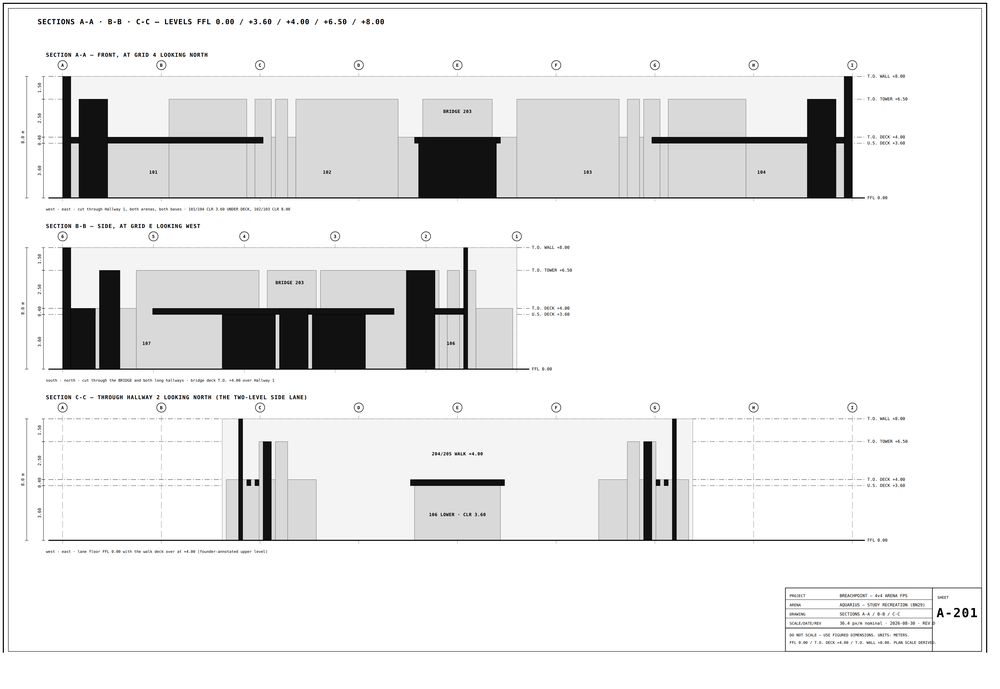
#> input picture breachpoint/docs/design/blueprints/breachpoint_aquarius/A201_sections.png, 1000 x 689 px, shrunk from 4790 x 3300 before the run; its folder holds only this picture in this run
$ python trace_aquarius.py --image ../../docs/design/blueprints/breachpoint_aquarius/A201_sections.png
#> lines starting #> are read from the running program, lines starting #| are printed output that depends on the picture
#!/usr/bin/env python3
"""BN29 — trace the founder-supplied Aquarius top-down into a class grid.

    python3 Tools/blockout/trace_aquarius.py          # emit trace + preview

Reads docs/design/reference/aquarius_thegamescabin.jpg (the article's own
figure source, supplied by the founder 29 Aug — precision channel (a)) and
classifies every pixel into the image's four structural tones + background:

    BLACK (~26)  DARK (~65)  MID (~102)  LIGHT (~150)  BG (blue)

Saturated pixels (the green mirror line, team trim, capsule outlines, logo
text) are resolved to the majority of their neighborhood. The result is
downsampled to a grid (majority vote per cell), cleaned to the largest
connected component (drops the logo/watermark), and written as:

    docs/design/reference/aquarius_trace.json   (the class grid + geometry)
    docs/design/reference/aquarius_trace_preview.png  (for eyeball diff)

The manifest generator consumes the JSON; the preview exists so a human can
hold it against the reference and judge the ONE-TO-ONE claim before any
geometry is built on it.
"""

from __future__ import annotations

import json
from collections import Counter, deque
from pathlib import Path

from PIL import Image

GAME = Path(__file__).resolve().parents[2]
REF = GAME / "docs" / "design" / "reference" / "aquarius_thegamescabin.jpg"
OUT_JSON = GAME / "docs" / "design" / "reference" / "aquarius_trace.json"
OUT_PNG = GAME / "docs" / "design" / "reference" / "aquarius_trace_preview.png"

# v3: the founder supplied PER-FLOOR overheads - trace each from its own image.
import argparse as _argparse

CELL = 4          # px per grid cell
CLASSES = ["bg", "black", "dark", "mid", "light"]
CENTERS = {"black": 26, "dark": 65, "mid": 102, "light": 150}
PREVIEW_COLOR = {"bg": (62, 72, 99), "black": (10, 10, 10), "dark": (70, 70, 70),
                 "mid": (130, 130, 130), "light": (200, 200, 200)}


def classify(px):
    r, g, b = px
    lum = (r + g + b) // 3
    sat = max(r, g, b) - min(r, g, b)
    if b - (r + g) // 2 > 14 and lum < 135:
        return "bg"
    if sat > 40:
        return None          # accent: resolve from neighbors later
    return min(CENTERS, key=lambda c: abs(CENTERS[c] - lum)) if lum < 175 else "light"


def main():
    global REF, OUT_JSON, OUT_PNG
    ap = _argparse.ArgumentParser()
    ap.add_argument("--image", default=str(REF))
    ap.add_argument("--tag", default="")
    a = ap.parse_args()
    REF = Path(a.image)
    if a.tag:
        base = GAME / "docs" / "design" / "reference"
        OUT_JSON = base / ("aquarius_trace_%s.json" % a.tag)
        OUT_PNG = base / ("aquarius_trace_%s_preview.png" % a.tag)
    im = Image.open(REF).convert("RGB")
#> im is the input picture: PIL image 1000x689 RGB; mean R, G, B 231.8, 231.8, 231.8
    W, H = im.size
#> W = 1000; H = 689
    p = im.load()

    cls = [[classify(p[x, y]) for x in range(W)] for y in range(H)]
#> cls = 689 items
    # resolve accents from the neighborhood majority (two passes widen reach)
    for _ in range(2):
        for y in range(H):
            for x in range(W):
                if cls[y][x] is None:
                    votes = Counter()
                    for dy in (-2, -1, 0, 1, 2):
                        for dx in (-2, -1, 0, 1, 2):
                            yy, xx = y + dy, x + dx
                            if 0 <= yy < H and 0 <= xx < W and cls[yy][xx]:
                                votes[cls[yy][xx]] += 1
                    if votes:
                        cls[y][x] = votes.most_common(1)[0][0]
        if all(c is not None for row in cls for c in row):
            break
    for y in range(H):
        for x in range(W):
            if cls[y][x] is None:
                cls[y][x] = "bg"

    gw, gh = W // CELL, H // CELL
#> gw = 250; gh = 172
    grid = [["bg"] * gw for _ in range(gh)]
    for gy in range(gh):
        for gx in range(gw):
            votes = Counter()
            for y in range(gy * CELL, (gy + 1) * CELL):
                for x in range(gx * CELL, (gx + 1) * CELL):
                    votes[cls[y][x]] += 1
            # THIN WALLS SURVIVE: the reference draws interior room borders as
            # ~2 px black lines; a plain majority at 4 px cells erased them and
            # opened phantom cross-map sightlines (iteration 2's validator
            # finding). A cell that is meaningfully black IS a wall.
            if votes["black"] >= 3 and votes["bg"] < 8:
                grid[gy][gx] = "black"
            else:
                grid[gy][gx] = votes.most_common(1)[0][0]
#> after the loop, grid = 172 items

    # largest 4-connected non-bg component (kills the logo and watermark text)
    seen = [[False] * gw for _ in range(gh)]
    best = []
    for sy in range(gh):
        for sx in range(gw):
            if grid[sy][sx] != "bg" and not seen[sy][sx]:
                comp, q = [], deque([(sy, sx)])
                seen[sy][sx] = True
                while q:
                    y, x = q.popleft()
                    comp.append((y, x))
                    for dy, dx in ((1, 0), (-1, 0), (0, 1), (0, -1)):
                        yy, xx = y + dy, x + dx
                        if 0 <= yy < gh and 0 <= xx < gw and not seen[yy][xx] \
                                and grid[yy][xx] != "bg":
                            seen[yy][xx] = True
                            q.append((yy, xx))
                if len(comp) > len(best):
                    best = comp
    keep = set(best)
    for y in range(gh):
        for x in range(gw):
            if grid[y][x] != "bg" and (y, x) not in keep:
                grid[y][x] = "bg"

    xs = [x for (y, x) in keep]
    ys = [y for (y, x) in keep]
    bbox = [min(xs), min(ys), max(xs), max(ys)]
#> bbox = [0, 0, 249, 171]

    prev = Image.new("RGB", (gw * 3, gh * 3))
#> prev: PIL image 750x516 RGB; every value is 0
    q = prev.load()
    for y in range(gh):
        for x in range(gw):
            c = PREVIEW_COLOR[grid[y][x]]
            for dy in range(3):
                for dx in range(3):
                    q[x * 3 + dx, y * 3 + dy] = c
    prev.save(OUT_PNG)
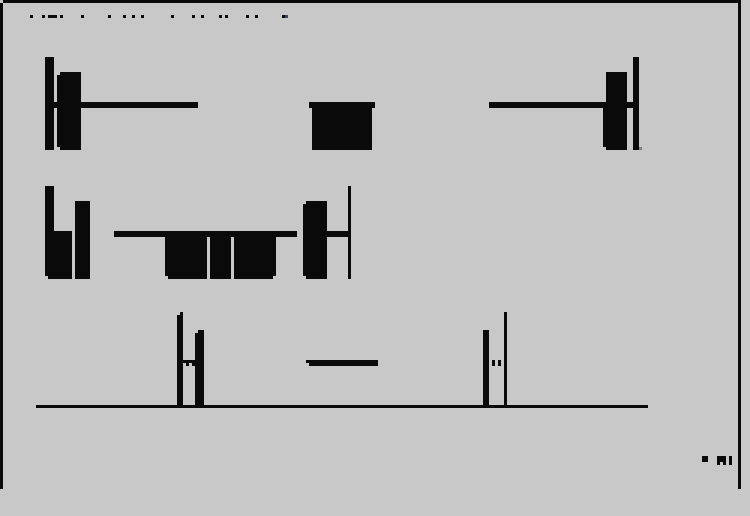
#> saved as aquarius_trace_preview.png: PIL image 750x516 RGB; mean R, G, B 185.4, 185.4, 185.4

    counts = Counter(c for row in grid for c in row)
#> counts = {'light': 39696, 'black': 3302, 'bg': 1, 'mid': 1}
    OUT_JSON.write_text(json.dumps({
        "source": REF.name, "cell_px": CELL, "grid_w": gw, "grid_h": gh,
        "bbox_cells": bbox, "counts": dict(counts),
        "rows": ["".join({"bg": ".", "black": "#", "dark": "d",
                          "mid": "m", "light": "L"}[c] for c in row) for row in grid],
    }, indent=0), encoding="utf-8")
    print("grid %dx%d, bbox %s, counts %s" % (gw, gh, bbox, dict(counts)))
#| grid 250x172, bbox [0, 0, 249, 171], counts {'light': 39696, 'black': 3302, 'bg': 1, 'mid': 1}
    print("wrote", OUT_JSON.name, "and", OUT_PNG.name)


if __name__ == "__main__":
    main()

$ run again, on breachpoint/docs/design/blueprints/breachpoint_vs02/S1_plan.png
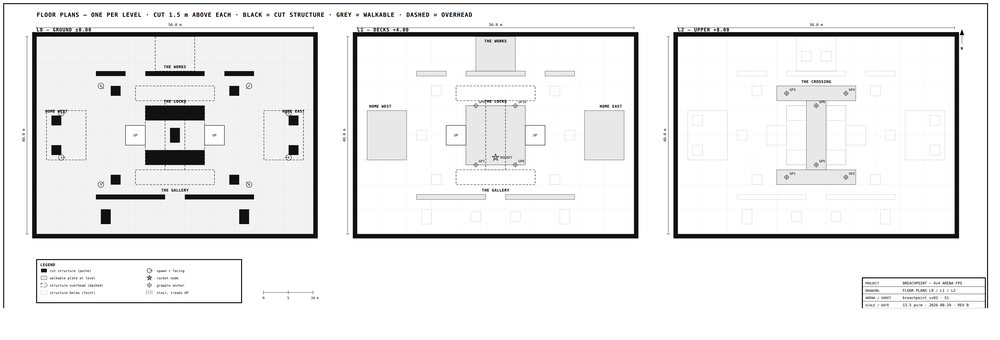
#> input picture breachpoint/docs/design/blueprints/breachpoint_vs02/S1_plan.png, 1000 x 340 px, shrunk from 5464 x 1860 before the run
#> in main, im is the input picture: PIL image 1000x340 RGB; mean R, G, B 235.5, 235.5, 235.5
#> cls = 340 items
#> after the loop in main, `for gy in range(gh):`: grid = 85 items
#> prev: PIL image 750x255 RGB; every value is 0
#> in main, `prev.save(OUT_PNG)`:
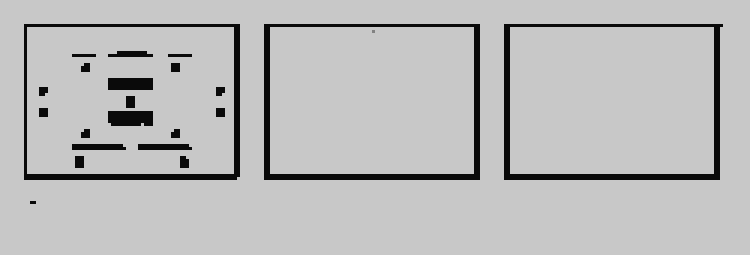
#> saved as aquarius_trace_preview.png: PIL image 750x255 RGB; min 10, max 200, mean 186.3
#> counts = {'light': 19714, 'black': 1535, 'mid': 1}
#| grid 250x85, bbox [0, 0, 249, 84], counts {'light': 19714, 'black': 1535, 'mid': 1}

$ run again, on breachpoint/docs/design/blueprints/breachpoint_vs02/S2_elevations.png
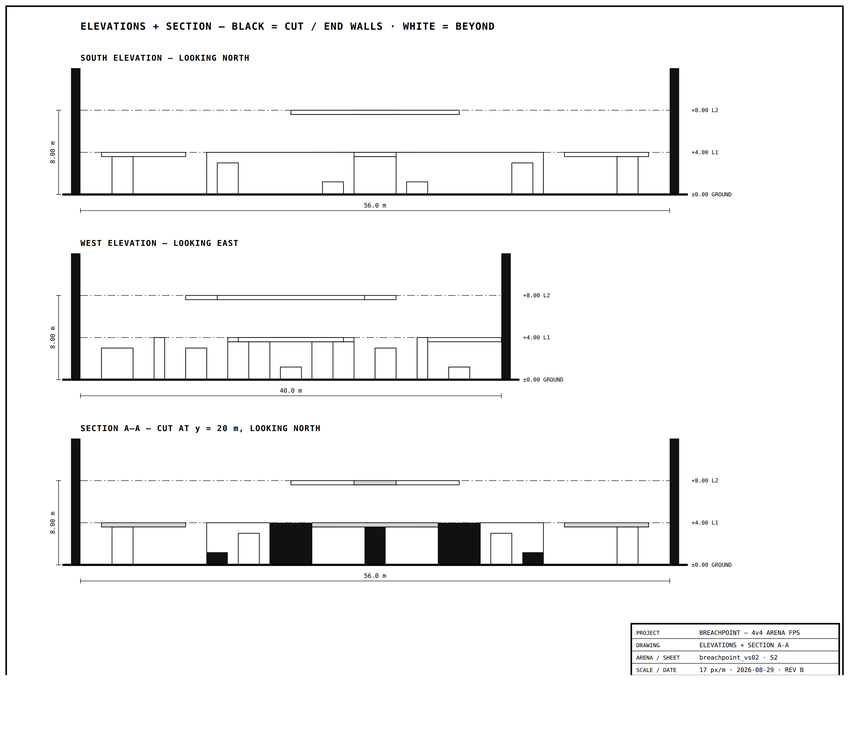
#> input picture breachpoint/docs/design/blueprints/breachpoint_vs02/S2_elevations.png, 864 x 729 px, shrunk from 2792 x 2354 before the run
#> in main, im is the input picture: PIL image 864x729 RGB; mean R, G, B 243.7, 243.7, 243.7
#> cls = 729 items
#> after the loop in main, `for gy in range(gh):`: grid = 182 items
#> prev: PIL image 648x546 RGB; every value is 0
#> in main, `prev.save(OUT_PNG)`:
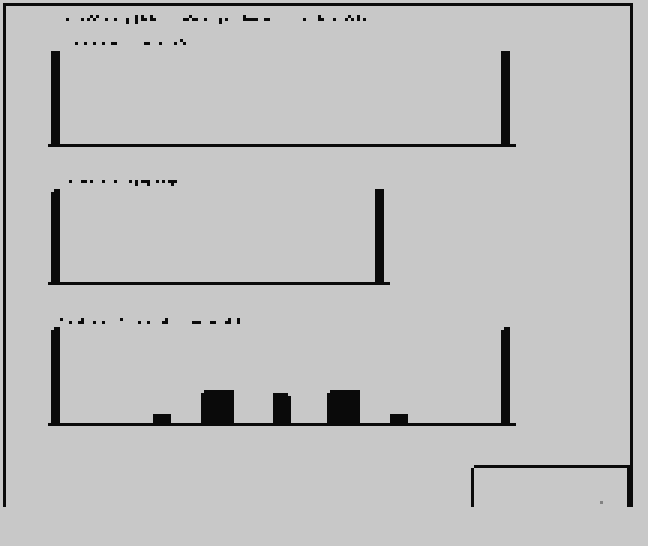
#> saved as aquarius_trace_preview.png: PIL image 648x546 RGB; min 10, max 200, mean 190.1
#> counts = {'light': 37266, 'black': 2045, 'mid': 1}
#| grid 216x182, bbox [0, 0, 215, 181], counts {'light': 37266, 'black': 2045, 'mid': 1}

$ run again, on breachpoint/docs/design/blueprints/breachpoint_vs02/S3_axonometric.png
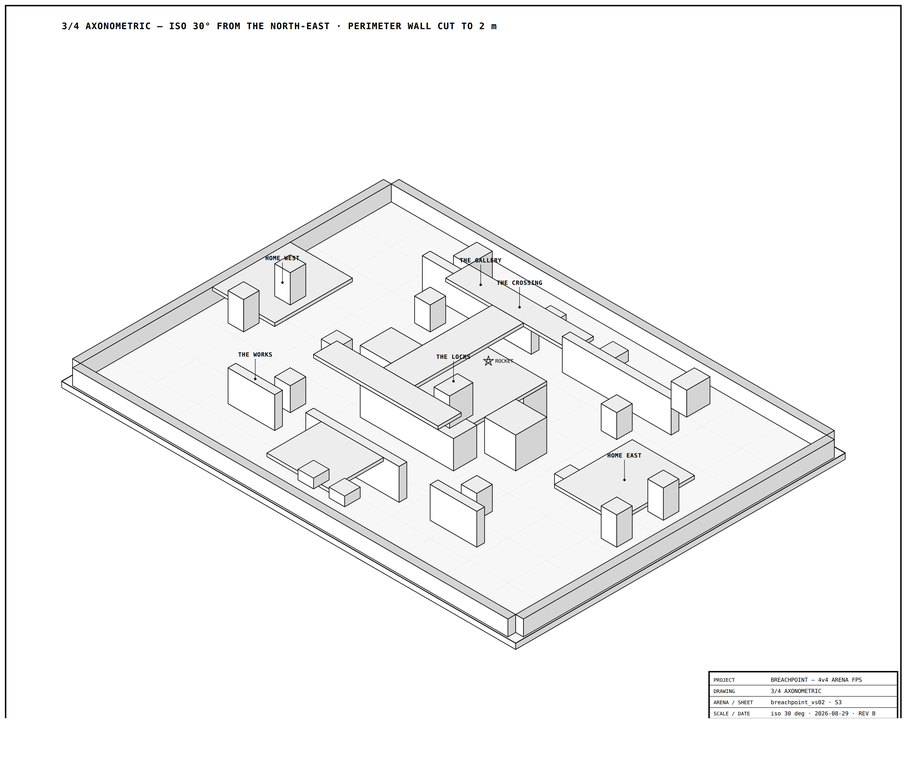
#> input picture breachpoint/docs/design/blueprints/breachpoint_vs02/S3_axonometric.png, 920 x 767 px, shrunk from 3280 x 2736 before the run
#> in main, im is the input picture: PIL image 920x767 RGB; mean R, G, B 245.4, 245.4, 245.4
#> cls = 767 items
#> after the loop in main, `for gy in range(gh):`: grid = 191 items
#> prev: PIL image 690x573 RGB; every value is 0
#> in main, `prev.save(OUT_PNG)`:
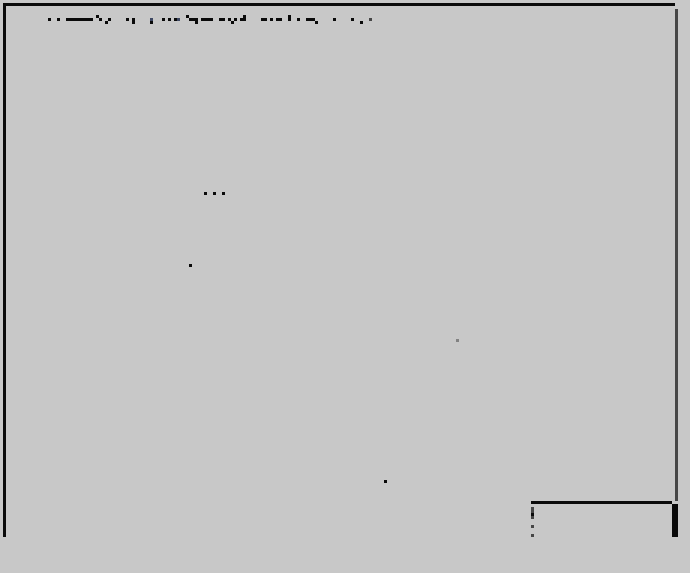
#> saved as aquarius_trace_preview.png: PIL image 690x573 RGB; mean R, G, B 197.2, 197.2, 197.2
#> counts = {'light': 43227, 'black': 530, 'dark': 170, 'bg': 2, 'mid': 1}
#| grid 230x191, bbox [0, 0, 229, 190], counts {'light': 43227, 'black': 530, 'dark': 170, 'bg': 2, 'mid': 1}

$ run again, on breachpoint/docs/design/blueprints/breachpoint_aquarius/AK101_assembly_L1.png
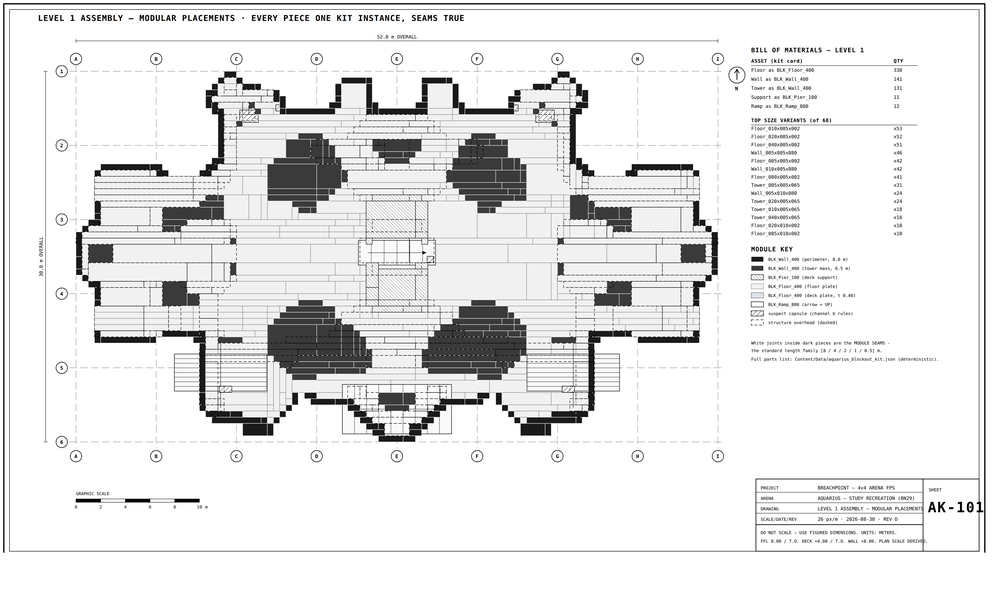
#> input picture breachpoint/docs/design/blueprints/breachpoint_aquarius/AK101_assembly_L1.png, 1000 x 594 px, shrunk from 4212 x 2500 before the run
#> in main, im is the input picture: PIL image 1000x594 RGB; mean R, G, B 230.5, 230.5, 230.5
#> cls = 594 items
#> after the loop in main, `for gy in range(gh):`: grid = 148 items
#> prev: PIL image 750x444 RGB; every value is 0
#> in main, `prev.save(OUT_PNG)`:
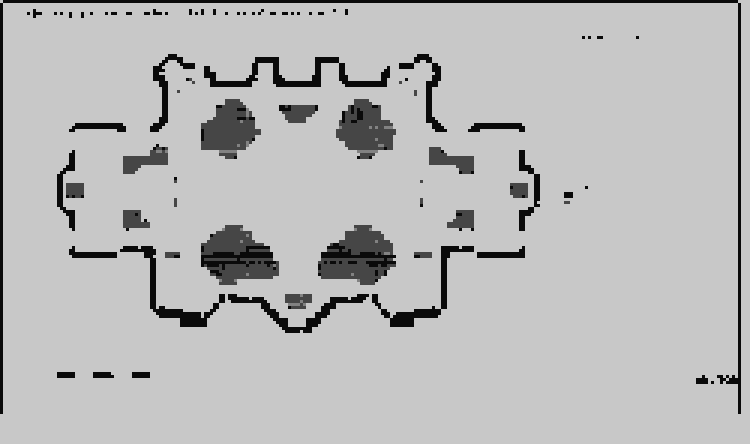
#> saved as aquarius_trace_preview.png: PIL image 750x444 RGB; min 10, max 200, mean 185
#> counts = {'light': 33606, 'black': 1953, 'dark': 1387, 'mid': 54}
#| grid 250x148, bbox [0, 0, 249, 147], counts {'light': 33606, 'black': 1953, 'dark': 1387, 'mid': 54}
